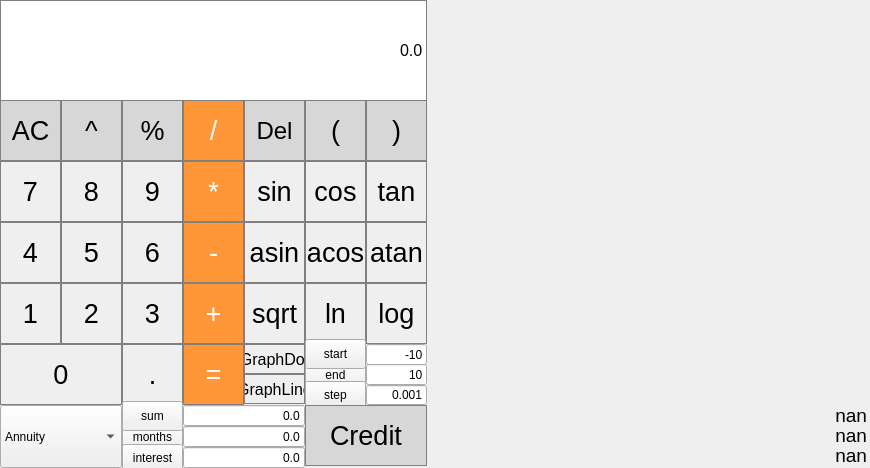
<?xml version="1.0" encoding="UTF-8"?>
<ui version="4.0">
 <class>MainWindow</class>
 <widget class="QMainWindow" name="MainWindow">
  <property name="geometry">
   <rect>
    <x>0</x>
    <y>0</y>
    <width>870</width>
    <height>468</height>
   </rect>
  </property>
  <property name="windowTitle">
   <string>MainWindow</string>
  </property>
  <widget class="QWidget" name="centralwidget">
   <widget class="QPushButton" name="pushButton_clear">
    <property name="geometry">
     <rect>
      <x>0</x>
      <y>100</y>
      <width>61</width>
      <height>61</height>
     </rect>
    </property>
    <property name="font">
     <font>
      <pointsize>20</pointsize>
      <bold>false</bold>
     </font>
    </property>
    <property name="styleSheet">
     <string notr="true">QPushButton {
  background-color: rgb(215, 215, 215);
  border: 1px solid gray;
}
QPushButton:pressed {
    background-color: qlineargradient(x1: 0, y1: 0, x2: 0, y2: 1,
                                      stop: 0 #BEBEBE, stop: 1 #D7D7D7);
}</string>
    </property>
    <property name="text">
     <string>AC</string>
    </property>
   </widget>
   <widget class="QPushButton" name="pushButton_mod">
    <property name="geometry">
     <rect>
      <x>122</x>
      <y>100</y>
      <width>61</width>
      <height>61</height>
     </rect>
    </property>
    <property name="font">
     <font>
      <pointsize>20</pointsize>
      <bold>false</bold>
     </font>
    </property>
    <property name="styleSheet">
     <string notr="true">QPushButton {
  background-color: rgb(215, 215, 215);
  border: 1px solid gray;
}
QPushButton:pressed {
    background-color: qlineargradient(x1: 0, y1: 0, x2: 0, y2: 1,
                                      stop: 0 #BEBEBE, stop: 1 #D7D7D7);
}</string>
    </property>
    <property name="text">
     <string>%</string>
    </property>
   </widget>
   <widget class="QPushButton" name="pushButton_pow">
    <property name="geometry">
     <rect>
      <x>61</x>
      <y>100</y>
      <width>61</width>
      <height>61</height>
     </rect>
    </property>
    <property name="font">
     <font>
      <pointsize>20</pointsize>
      <bold>false</bold>
     </font>
    </property>
    <property name="styleSheet">
     <string notr="true">QPushButton {
  background-color: rgb(215, 215, 215);
  border: 1px solid gray;
}
QPushButton:pressed {
    background-color: qlineargradient(x1: 0, y1: 0, x2: 0, y2: 1,
                                      stop: 0 #BEBEBE, stop: 1 #D7D7D7);
}</string>
    </property>
    <property name="text">
     <string>^</string>
    </property>
   </widget>
   <widget class="QPushButton" name="pushButton_div">
    <property name="geometry">
     <rect>
      <x>183</x>
      <y>100</y>
      <width>61</width>
      <height>61</height>
     </rect>
    </property>
    <property name="font">
     <font>
      <pointsize>20</pointsize>
      <bold>false</bold>
     </font>
    </property>
    <property name="styleSheet">
     <string notr="true">QPushButton {
  background-color: rgb(255, 151, 57);
  color: white; 
  border: 1px solid gray;
}

QPushButton:pressed {
    background-color: qlineargradient(x1: 0, y1: 0, x2: 0, y2: 1,
                                      stop: 0 #FF7832, stop: 1 #FF9739);
}</string>
    </property>
    <property name="text">
     <string>/</string>
    </property>
   </widget>
   <widget class="QPushButton" name="pushButton_7">
    <property name="geometry">
     <rect>
      <x>0</x>
      <y>161</y>
      <width>61</width>
      <height>61</height>
     </rect>
    </property>
    <property name="font">
     <font>
      <pointsize>20</pointsize>
     </font>
    </property>
    <property name="styleSheet">
     <string notr="true">QPushButton {
   border: 1px solid gray;
}
QPushButton:pressed {
    background-color: qlineargradient(x1: 0, y1: 0, x2: 0, y2: 1,
                                      stop: 0 #dadbde, stop: 1 #f6f7fa);
}</string>
    </property>
    <property name="text">
     <string>7</string>
    </property>
   </widget>
   <widget class="QPushButton" name="pushButton_9">
    <property name="geometry">
     <rect>
      <x>122</x>
      <y>161</y>
      <width>61</width>
      <height>61</height>
     </rect>
    </property>
    <property name="font">
     <font>
      <pointsize>20</pointsize>
     </font>
    </property>
    <property name="styleSheet">
     <string notr="true">QPushButton {
   border: 1px solid gray;
}
QPushButton:pressed {
    background-color: qlineargradient(x1: 0, y1: 0, x2: 0, y2: 1,
                                      stop: 0 #dadbde, stop: 1 #f6f7fa);
}</string>
    </property>
    <property name="text">
     <string>9</string>
    </property>
   </widget>
   <widget class="QPushButton" name="pushButton_8">
    <property name="geometry">
     <rect>
      <x>61</x>
      <y>161</y>
      <width>61</width>
      <height>61</height>
     </rect>
    </property>
    <property name="font">
     <font>
      <pointsize>20</pointsize>
     </font>
    </property>
    <property name="styleSheet">
     <string notr="true">QPushButton {
   border: 1px solid gray;
}
QPushButton:pressed {
    background-color: qlineargradient(x1: 0, y1: 0, x2: 0, y2: 1,
                                      stop: 0 #dadbde, stop: 1 #f6f7fa);
}</string>
    </property>
    <property name="text">
     <string>8</string>
    </property>
   </widget>
   <widget class="QPushButton" name="pushButton_mul">
    <property name="geometry">
     <rect>
      <x>183</x>
      <y>161</y>
      <width>61</width>
      <height>61</height>
     </rect>
    </property>
    <property name="font">
     <font>
      <pointsize>20</pointsize>
      <bold>false</bold>
     </font>
    </property>
    <property name="styleSheet">
     <string notr="true">QPushButton {
  background-color: rgb(255, 151, 57);
  color: white; 
  border: 1px solid gray;
}

QPushButton:pressed {
    background-color: qlineargradient(x1: 0, y1: 0, x2: 0, y2: 1,
                                      stop: 0 #FF7832, stop: 1 #FF9739);
}</string>
    </property>
    <property name="text">
     <string>*</string>
    </property>
   </widget>
   <widget class="QPushButton" name="pushButton_4">
    <property name="geometry">
     <rect>
      <x>0</x>
      <y>222</y>
      <width>61</width>
      <height>61</height>
     </rect>
    </property>
    <property name="font">
     <font>
      <pointsize>20</pointsize>
     </font>
    </property>
    <property name="styleSheet">
     <string notr="true">QPushButton {
   border: 1px solid gray;
}
QPushButton:pressed {
    background-color: qlineargradient(x1: 0, y1: 0, x2: 0, y2: 1,
                                      stop: 0 #dadbde, stop: 1 #f6f7fa);
}</string>
    </property>
    <property name="text">
     <string>4</string>
    </property>
   </widget>
   <widget class="QPushButton" name="pushButton_6">
    <property name="geometry">
     <rect>
      <x>122</x>
      <y>222</y>
      <width>61</width>
      <height>61</height>
     </rect>
    </property>
    <property name="font">
     <font>
      <pointsize>20</pointsize>
     </font>
    </property>
    <property name="styleSheet">
     <string notr="true">QPushButton {
   border: 1px solid gray;
}
QPushButton:pressed {
    background-color: qlineargradient(x1: 0, y1: 0, x2: 0, y2: 1,
                                      stop: 0 #dadbde, stop: 1 #f6f7fa);
}</string>
    </property>
    <property name="text">
     <string>6</string>
    </property>
   </widget>
   <widget class="QPushButton" name="pushButton_5">
    <property name="geometry">
     <rect>
      <x>61</x>
      <y>222</y>
      <width>61</width>
      <height>61</height>
     </rect>
    </property>
    <property name="font">
     <font>
      <pointsize>20</pointsize>
     </font>
    </property>
    <property name="styleSheet">
     <string notr="true">QPushButton {
   border: 1px solid gray;
}
QPushButton:pressed {
    background-color: qlineargradient(x1: 0, y1: 0, x2: 0, y2: 1,
                                      stop: 0 #dadbde, stop: 1 #f6f7fa);
}</string>
    </property>
    <property name="text">
     <string>5</string>
    </property>
   </widget>
   <widget class="QPushButton" name="pushButton_minus">
    <property name="geometry">
     <rect>
      <x>183</x>
      <y>222</y>
      <width>61</width>
      <height>61</height>
     </rect>
    </property>
    <property name="font">
     <font>
      <pointsize>20</pointsize>
      <bold>false</bold>
     </font>
    </property>
    <property name="styleSheet">
     <string notr="true">QPushButton {
  background-color: rgb(255, 151, 57);
  color: white; 
  border: 1px solid gray;
}

QPushButton:pressed {
    background-color: qlineargradient(x1: 0, y1: 0, x2: 0, y2: 1,
                                      stop: 0 #FF7832, stop: 1 #FF9739);
}</string>
    </property>
    <property name="text">
     <string>-</string>
    </property>
   </widget>
   <widget class="QPushButton" name="pushButton_1">
    <property name="geometry">
     <rect>
      <x>0</x>
      <y>283</y>
      <width>61</width>
      <height>61</height>
     </rect>
    </property>
    <property name="font">
     <font>
      <pointsize>20</pointsize>
     </font>
    </property>
    <property name="styleSheet">
     <string notr="true">QPushButton {
   border: 1px solid gray;
}
QPushButton:pressed {
    background-color: qlineargradient(x1: 0, y1: 0, x2: 0, y2: 1,
                                      stop: 0 #dadbde, stop: 1 #f6f7fa);
}</string>
    </property>
    <property name="text">
     <string>1</string>
    </property>
   </widget>
   <widget class="QPushButton" name="pushButton_3">
    <property name="geometry">
     <rect>
      <x>122</x>
      <y>283</y>
      <width>61</width>
      <height>61</height>
     </rect>
    </property>
    <property name="font">
     <font>
      <pointsize>20</pointsize>
     </font>
    </property>
    <property name="styleSheet">
     <string notr="true">QPushButton {
   border: 1px solid gray;
}
QPushButton:pressed {
    background-color: qlineargradient(x1: 0, y1: 0, x2: 0, y2: 1,
                                      stop: 0 #dadbde, stop: 1 #f6f7fa);
}</string>
    </property>
    <property name="text">
     <string>3</string>
    </property>
   </widget>
   <widget class="QPushButton" name="pushButton_2">
    <property name="geometry">
     <rect>
      <x>61</x>
      <y>283</y>
      <width>61</width>
      <height>61</height>
     </rect>
    </property>
    <property name="font">
     <font>
      <pointsize>20</pointsize>
     </font>
    </property>
    <property name="styleSheet">
     <string notr="true">QPushButton {
   border: 1px solid gray;
}
QPushButton:pressed {
    background-color: qlineargradient(x1: 0, y1: 0, x2: 0, y2: 1,
                                      stop: 0 #dadbde, stop: 1 #f6f7fa);
}</string>
    </property>
    <property name="text">
     <string>2</string>
    </property>
   </widget>
   <widget class="QPushButton" name="pushButton_plus">
    <property name="geometry">
     <rect>
      <x>183</x>
      <y>283</y>
      <width>61</width>
      <height>61</height>
     </rect>
    </property>
    <property name="font">
     <font>
      <pointsize>20</pointsize>
      <bold>false</bold>
     </font>
    </property>
    <property name="styleSheet">
     <string notr="true">QPushButton {
  background-color: rgb(255, 151, 57);
  color: white; 
  border: 1px solid gray;
}

QPushButton:pressed {
    background-color: qlineargradient(x1: 0, y1: 0, x2: 0, y2: 1,
                                      stop: 0 #FF7832, stop: 1 #FF9739);
}</string>
    </property>
    <property name="text">
     <string>+</string>
    </property>
   </widget>
   <widget class="QPushButton" name="pushButton_0">
    <property name="geometry">
     <rect>
      <x>0</x>
      <y>344</y>
      <width>122</width>
      <height>61</height>
     </rect>
    </property>
    <property name="font">
     <font>
      <pointsize>20</pointsize>
     </font>
    </property>
    <property name="styleSheet">
     <string notr="true">QPushButton {
   border: 1px solid gray;
}
QPushButton:pressed {
    background-color: qlineargradient(x1: 0, y1: 0, x2: 0, y2: 1,
                                      stop: 0 #dadbde, stop: 1 #f6f7fa);
}</string>
    </property>
    <property name="text">
     <string>0</string>
    </property>
   </widget>
   <widget class="QPushButton" name="pushButton_dot">
    <property name="geometry">
     <rect>
      <x>122</x>
      <y>344</y>
      <width>61</width>
      <height>61</height>
     </rect>
    </property>
    <property name="font">
     <font>
      <pointsize>20</pointsize>
     </font>
    </property>
    <property name="styleSheet">
     <string notr="true">QPushButton {
   border: 1px solid gray;
}
QPushButton:pressed {
    background-color: qlineargradient(x1: 0, y1: 0, x2: 0, y2: 1,
                                      stop: 0 #dadbde, stop: 1 #f6f7fa);
}</string>
    </property>
    <property name="text">
     <string>.</string>
    </property>
   </widget>
   <widget class="QPushButton" name="pushButton_enter">
    <property name="geometry">
     <rect>
      <x>183</x>
      <y>344</y>
      <width>61</width>
      <height>61</height>
     </rect>
    </property>
    <property name="font">
     <font>
      <pointsize>20</pointsize>
      <bold>false</bold>
     </font>
    </property>
    <property name="styleSheet">
     <string notr="true">QPushButton {
  background-color: rgb(255, 151, 57);
  color: white; 
  border: 1px solid gray;
}

QPushButton:pressed {
    background-color: qlineargradient(x1: 0, y1: 0, x2: 0, y2: 1,
                                      stop: 0 #FF7832, stop: 1 #FF9739);
}</string>
    </property>
    <property name="text">
     <string>=</string>
    </property>
   </widget>
   <widget class="QPushButton" name="pushButton_cos">
    <property name="geometry">
     <rect>
      <x>305</x>
      <y>161</y>
      <width>61</width>
      <height>61</height>
     </rect>
    </property>
    <property name="font">
     <font>
      <pointsize>20</pointsize>
     </font>
    </property>
    <property name="styleSheet">
     <string notr="true">QPushButton {
   border: 1px solid gray;
}
QPushButton:pressed {
    background-color: qlineargradient(x1: 0, y1: 0, x2: 0, y2: 1,
                                      stop: 0 #dadbde, stop: 1 #f6f7fa);
}</string>
    </property>
    <property name="text">
     <string>cos</string>
    </property>
   </widget>
   <widget class="QPushButton" name="pushButton_tan">
    <property name="geometry">
     <rect>
      <x>366</x>
      <y>161</y>
      <width>61</width>
      <height>61</height>
     </rect>
    </property>
    <property name="font">
     <font>
      <pointsize>20</pointsize>
     </font>
    </property>
    <property name="styleSheet">
     <string notr="true">QPushButton {
   border: 1px solid gray;
}
QPushButton:pressed {
    background-color: qlineargradient(x1: 0, y1: 0, x2: 0, y2: 1,
                                      stop: 0 #dadbde, stop: 1 #f6f7fa);
}</string>
    </property>
    <property name="text">
     <string>tan</string>
    </property>
   </widget>
   <widget class="QPushButton" name="pushButton_sin">
    <property name="geometry">
     <rect>
      <x>244</x>
      <y>161</y>
      <width>61</width>
      <height>61</height>
     </rect>
    </property>
    <property name="font">
     <font>
      <pointsize>20</pointsize>
     </font>
    </property>
    <property name="styleSheet">
     <string notr="true">QPushButton {
   border: 1px solid gray;
}
QPushButton:pressed {
    background-color: qlineargradient(x1: 0, y1: 0, x2: 0, y2: 1,
                                      stop: 0 #dadbde, stop: 1 #f6f7fa);
}</string>
    </property>
    <property name="text">
     <string>sin</string>
    </property>
   </widget>
   <widget class="QPushButton" name="pushButton_acos">
    <property name="geometry">
     <rect>
      <x>305</x>
      <y>222</y>
      <width>61</width>
      <height>61</height>
     </rect>
    </property>
    <property name="font">
     <font>
      <pointsize>20</pointsize>
     </font>
    </property>
    <property name="styleSheet">
     <string notr="true">QPushButton {
   border: 1px solid gray;
}
QPushButton:pressed {
    background-color: qlineargradient(x1: 0, y1: 0, x2: 0, y2: 1,
                                      stop: 0 #dadbde, stop: 1 #f6f7fa);
}</string>
    </property>
    <property name="text">
     <string>acos</string>
    </property>
   </widget>
   <widget class="QPushButton" name="pushButton_asin">
    <property name="geometry">
     <rect>
      <x>244</x>
      <y>222</y>
      <width>61</width>
      <height>61</height>
     </rect>
    </property>
    <property name="font">
     <font>
      <pointsize>20</pointsize>
     </font>
    </property>
    <property name="styleSheet">
     <string notr="true">QPushButton {
   border: 1px solid gray;
}
QPushButton:pressed {
    background-color: qlineargradient(x1: 0, y1: 0, x2: 0, y2: 1,
                                      stop: 0 #dadbde, stop: 1 #f6f7fa);
}</string>
    </property>
    <property name="text">
     <string>asin</string>
    </property>
   </widget>
   <widget class="QPushButton" name="pushButton_atan">
    <property name="geometry">
     <rect>
      <x>366</x>
      <y>222</y>
      <width>61</width>
      <height>61</height>
     </rect>
    </property>
    <property name="font">
     <font>
      <pointsize>20</pointsize>
     </font>
    </property>
    <property name="styleSheet">
     <string notr="true">QPushButton {
   border: 1px solid gray;
}
QPushButton:pressed {
    background-color: qlineargradient(x1: 0, y1: 0, x2: 0, y2: 1,
                                      stop: 0 #dadbde, stop: 1 #f6f7fa);
}</string>
    </property>
    <property name="text">
     <string>atan</string>
    </property>
   </widget>
   <widget class="QPushButton" name="pushButton_ln">
    <property name="geometry">
     <rect>
      <x>305</x>
      <y>283</y>
      <width>61</width>
      <height>61</height>
     </rect>
    </property>
    <property name="font">
     <font>
      <pointsize>20</pointsize>
     </font>
    </property>
    <property name="styleSheet">
     <string notr="true">QPushButton {
   border: 1px solid gray;
}
QPushButton:pressed {
    background-color: qlineargradient(x1: 0, y1: 0, x2: 0, y2: 1,
                                      stop: 0 #dadbde, stop: 1 #f6f7fa);
}</string>
    </property>
    <property name="text">
     <string>ln</string>
    </property>
   </widget>
   <widget class="QPushButton" name="pushButton_sqrt">
    <property name="geometry">
     <rect>
      <x>244</x>
      <y>283</y>
      <width>61</width>
      <height>61</height>
     </rect>
    </property>
    <property name="font">
     <font>
      <pointsize>20</pointsize>
     </font>
    </property>
    <property name="styleSheet">
     <string notr="true">QPushButton {
   border: 1px solid gray;
}
QPushButton:pressed {
    background-color: qlineargradient(x1: 0, y1: 0, x2: 0, y2: 1,
                                      stop: 0 #dadbde, stop: 1 #f6f7fa);
}</string>
    </property>
    <property name="text">
     <string>sqrt</string>
    </property>
   </widget>
   <widget class="QPushButton" name="pushButton_log">
    <property name="geometry">
     <rect>
      <x>366</x>
      <y>283</y>
      <width>61</width>
      <height>61</height>
     </rect>
    </property>
    <property name="font">
     <font>
      <pointsize>20</pointsize>
     </font>
    </property>
    <property name="styleSheet">
     <string notr="true">QPushButton {
   border: 1px solid gray;
}
QPushButton:pressed {
    background-color: qlineargradient(x1: 0, y1: 0, x2: 0, y2: 1,
                                      stop: 0 #dadbde, stop: 1 #f6f7fa);
}</string>
    </property>
    <property name="text">
     <string>log</string>
    </property>
   </widget>
   <widget class="QPushButton" name="pushButton_graph_dot">
    <property name="geometry">
     <rect>
      <x>244</x>
      <y>344</y>
      <width>61</width>
      <height>30</height>
     </rect>
    </property>
    <property name="font">
     <font>
      <pointsize>12</pointsize>
     </font>
    </property>
    <property name="styleSheet">
     <string notr="true">QPushButton {
   border: 1px solid gray;
}
QPushButton:pressed {
    background-color: qlineargradient(x1: 0, y1: 0, x2: 0, y2: 1,
                                      stop: 0 #dadbde, stop: 1 #f6f7fa);
}</string>
    </property>
    <property name="text">
     <string>GraphDot</string>
    </property>
   </widget>
   <widget class="QPushButton" name="pushButton_del">
    <property name="geometry">
     <rect>
      <x>244</x>
      <y>100</y>
      <width>61</width>
      <height>61</height>
     </rect>
    </property>
    <property name="font">
     <font>
      <pointsize>18</pointsize>
     </font>
    </property>
    <property name="styleSheet">
     <string>QPushButton {
  background-color: rgb(215, 215, 215);
  border: 1px solid gray;
}
QPushButton:pressed {
    background-color: qlineargradient(x1: 0, y1: 0, x2: 0, y2: 1,
                                      stop: 0 #BEBEBE, stop: 1 #D7D7D7);
}</string>
    </property>
    <property name="text">
     <string>Del</string>
    </property>
   </widget>
   <widget class="QCustomPlot" name="graph" native="true">
    <property name="geometry">
     <rect>
      <x>430</x>
      <y>0</y>
      <width>441</width>
      <height>406</height>
     </rect>
    </property>
    <property name="sizePolicy">
     <sizepolicy hsizetype="Preferred" vsizetype="Preferred">
      <horstretch>0</horstretch>
      <verstretch>0</verstretch>
     </sizepolicy>
    </property>
   </widget>
   <widget class="QPushButton" name="pushButton_end">
    <property name="geometry">
     <rect>
      <x>305</x>
      <y>360</y>
      <width>61</width>
      <height>30</height>
     </rect>
    </property>
    <property name="text">
     <string>end</string>
    </property>
   </widget>
   <widget class="QPushButton" name="pushButton_step">
    <property name="geometry">
     <rect>
      <x>305</x>
      <y>381</y>
      <width>61</width>
      <height>28</height>
     </rect>
    </property>
    <property name="text">
     <string>step</string>
    </property>
   </widget>
   <widget class="QPushButton" name="pushButton_start">
    <property name="geometry">
     <rect>
      <x>305</x>
      <y>339</y>
      <width>61</width>
      <height>30</height>
     </rect>
    </property>
    <property name="text">
     <string>start</string>
    </property>
    <property name="iconSize">
     <size>
      <width>16</width>
      <height>16</height>
     </size>
    </property>
   </widget>
   <widget class="QLineEdit" name="lineEdit_start">
    <property name="geometry">
     <rect>
      <x>366</x>
      <y>344</y>
      <width>61</width>
      <height>21</height>
     </rect>
    </property>
    <property name="text">
     <string>-10</string>
    </property>
    <property name="alignment">
     <set>Qt::AlignRight|Qt::AlignTrailing|Qt::AlignVCenter</set>
    </property>
   </widget>
   <widget class="QLineEdit" name="lineEdit_end">
    <property name="geometry">
     <rect>
      <x>366</x>
      <y>364</y>
      <width>61</width>
      <height>21</height>
     </rect>
    </property>
    <property name="text">
     <string>10</string>
    </property>
    <property name="alignment">
     <set>Qt::AlignRight|Qt::AlignTrailing|Qt::AlignVCenter</set>
    </property>
   </widget>
   <widget class="QLineEdit" name="lineEdit_step">
    <property name="geometry">
     <rect>
      <x>366</x>
      <y>385</y>
      <width>61</width>
      <height>20</height>
     </rect>
    </property>
    <property name="text">
     <string>0.001</string>
    </property>
    <property name="alignment">
     <set>Qt::AlignRight|Qt::AlignTrailing|Qt::AlignVCenter</set>
    </property>
   </widget>
   <widget class="QComboBox" name="comboBox_type">
    <property name="geometry">
     <rect>
      <x>0</x>
      <y>405</y>
      <width>122</width>
      <height>63</height>
     </rect>
    </property>
    <item>
     <property name="text">
      <string>Annuity</string>
     </property>
    </item>
    <item>
     <property name="text">
      <string>Differentiated</string>
     </property>
    </item>
   </widget>
   <widget class="QLineEdit" name="lineEdit_sum">
    <property name="geometry">
     <rect>
      <x>183</x>
      <y>405</y>
      <width>122</width>
      <height>21</height>
     </rect>
    </property>
    <property name="text">
     <string>0.0</string>
    </property>
    <property name="alignment">
     <set>Qt::AlignRight|Qt::AlignTrailing|Qt::AlignVCenter</set>
    </property>
   </widget>
   <widget class="QLineEdit" name="lineEdit_months">
    <property name="geometry">
     <rect>
      <x>183</x>
      <y>426</y>
      <width>122</width>
      <height>21</height>
     </rect>
    </property>
    <property name="text">
     <string>0.0</string>
    </property>
    <property name="alignment">
     <set>Qt::AlignRight|Qt::AlignTrailing|Qt::AlignVCenter</set>
    </property>
   </widget>
   <widget class="QLineEdit" name="lineEdit_interest">
    <property name="geometry">
     <rect>
      <x>183</x>
      <y>447</y>
      <width>122</width>
      <height>21</height>
     </rect>
    </property>
    <property name="text">
     <string>0.0</string>
    </property>
    <property name="alignment">
     <set>Qt::AlignRight|Qt::AlignTrailing|Qt::AlignVCenter</set>
    </property>
   </widget>
   <widget class="QPushButton" name="pushButton_void1">
    <property name="geometry">
     <rect>
      <x>122</x>
      <y>422</y>
      <width>61</width>
      <height>30</height>
     </rect>
    </property>
    <property name="text">
     <string>months</string>
    </property>
   </widget>
   <widget class="QPushButton" name="pushButton_void2">
    <property name="geometry">
     <rect>
      <x>122</x>
      <y>444</y>
      <width>61</width>
      <height>28</height>
     </rect>
    </property>
    <property name="text">
     <string>interest</string>
    </property>
   </widget>
   <widget class="QPushButton" name="pushButton_void">
    <property name="geometry">
     <rect>
      <x>122</x>
      <y>401</y>
      <width>61</width>
      <height>30</height>
     </rect>
    </property>
    <property name="text">
     <string>sum</string>
    </property>
    <property name="iconSize">
     <size>
      <width>16</width>
      <height>16</height>
     </size>
    </property>
   </widget>
   <widget class="QPushButton" name="pushButton_close_bracket">
    <property name="geometry">
     <rect>
      <x>366</x>
      <y>100</y>
      <width>61</width>
      <height>61</height>
     </rect>
    </property>
    <property name="font">
     <font>
      <pointsize>20</pointsize>
     </font>
    </property>
    <property name="styleSheet">
     <string notr="true">QPushButton {
  background-color: rgb(215, 215, 215);
  border: 1px solid gray;
}
QPushButton:pressed {
    background-color: qlineargradient(x1: 0, y1: 0, x2: 0, y2: 1,
                                      stop: 0 #BEBEBE, stop: 1 #D7D7D7);
}</string>
    </property>
    <property name="text">
     <string>)</string>
    </property>
   </widget>
   <widget class="QPushButton" name="pushButton_open_bracket">
    <property name="geometry">
     <rect>
      <x>305</x>
      <y>100</y>
      <width>61</width>
      <height>61</height>
     </rect>
    </property>
    <property name="font">
     <font>
      <pointsize>20</pointsize>
     </font>
    </property>
    <property name="styleSheet">
     <string notr="true">QPushButton {
  background-color: rgb(215, 215, 215);
  border: 1px solid gray;
}
QPushButton:pressed {
    background-color: qlineargradient(x1: 0, y1: 0, x2: 0, y2: 1,
                                      stop: 0 #BEBEBE, stop: 1 #D7D7D7);
}</string>
    </property>
    <property name="text">
     <string>(</string>
    </property>
   </widget>
   <widget class="QPushButton" name="pushButton_credit">
    <property name="geometry">
     <rect>
      <x>305</x>
      <y>405</y>
      <width>122</width>
      <height>61</height>
     </rect>
    </property>
    <property name="font">
     <font>
      <pointsize>20</pointsize>
     </font>
    </property>
    <property name="styleSheet">
     <string notr="true">QPushButton {
  background-color: rgb(215, 215, 215);
  border: 1px solid gray;
}
QPushButton:pressed {
    background-color: qlineargradient(x1: 0, y1: 0, x2: 0, y2: 1,
                                      stop: 0 #BEBEBE, stop: 1 #D7D7D7);
}</string>
    </property>
    <property name="text">
     <string>Credit</string>
    </property>
   </widget>
   <widget class="QLabel" name="label_month">
    <property name="geometry">
     <rect>
      <x>430</x>
      <y>405</y>
      <width>437</width>
      <height>20</height>
     </rect>
    </property>
    <property name="font">
     <font>
      <pointsize>14</pointsize>
     </font>
    </property>
    <property name="styleSheet">
     <string notr="true">QLineEdit {
	background-color:  rgb(255, 255, 255);
	border: 1px solid gray;
	color: black
}</string>
    </property>
    <property name="text">
     <string>nan</string>
    </property>
    <property name="alignment">
     <set>Qt::AlignRight|Qt::AlignTrailing|Qt::AlignVCenter</set>
    </property>
   </widget>
   <widget class="QLabel" name="label_over">
    <property name="geometry">
     <rect>
      <x>430</x>
      <y>425</y>
      <width>437</width>
      <height>20</height>
     </rect>
    </property>
    <property name="font">
     <font>
      <pointsize>14</pointsize>
     </font>
    </property>
    <property name="styleSheet">
     <string notr="true">QLineEdit {
	background-color:  rgb(255, 255, 255);
	border: 1px solid gray;
	color: black
}</string>
    </property>
    <property name="text">
     <string>nan</string>
    </property>
    <property name="alignment">
     <set>Qt::AlignRight|Qt::AlignTrailing|Qt::AlignVCenter</set>
    </property>
   </widget>
   <widget class="QLabel" name="label_total">
    <property name="geometry">
     <rect>
      <x>430</x>
      <y>445</y>
      <width>437</width>
      <height>20</height>
     </rect>
    </property>
    <property name="font">
     <font>
      <pointsize>14</pointsize>
     </font>
    </property>
    <property name="styleSheet">
     <string notr="true">QLineEdit {
	background-color:  rgb(255, 255, 255);
	border: 1px solid gray;
	color: black
}</string>
    </property>
    <property name="text">
     <string>nan</string>
    </property>
    <property name="alignment">
     <set>Qt::AlignRight|Qt::AlignTrailing|Qt::AlignVCenter</set>
    </property>
   </widget>
   <widget class="QPushButton" name="pushButton_graph_line">
    <property name="geometry">
     <rect>
      <x>244</x>
      <y>374</y>
      <width>61</width>
      <height>30</height>
     </rect>
    </property>
    <property name="font">
     <font>
      <pointsize>12</pointsize>
     </font>
    </property>
    <property name="styleSheet">
     <string notr="true">QPushButton {
   border: 1px solid gray;
}
QPushButton:pressed {
    background-color: qlineargradient(x1: 0, y1: 0, x2: 0, y2: 1,
                                      stop: 0 #dadbde, stop: 1 #f6f7fa);
}</string>
    </property>
    <property name="text">
     <string>GraphLine</string>
    </property>
   </widget>
   <widget class="QLineEdit" name="label">
    <property name="geometry">
     <rect>
      <x>0</x>
      <y>0</y>
      <width>427</width>
      <height>101</height>
     </rect>
    </property>
    <property name="sizePolicy">
     <sizepolicy hsizetype="Fixed" vsizetype="Expanding">
      <horstretch>0</horstretch>
      <verstretch>1</verstretch>
     </sizepolicy>
    </property>
    <property name="maximumSize">
     <size>
      <width>427</width>
      <height>101</height>
     </size>
    </property>
    <property name="font">
     <font>
      <pointsize>12</pointsize>
     </font>
    </property>
    <property name="toolTipDuration">
     <number>-5</number>
    </property>
    <property name="styleSheet">
     <string notr="true">QLineEdit {
	background-color:  rgb(255, 255, 255);
	border: 1px solid gray;
	color: black
}</string>
    </property>
    <property name="text">
     <string>0.0</string>
    </property>
    <property name="maxLength">
     <number>255</number>
    </property>
    <property name="alignment">
     <set>Qt::AlignRight|Qt::AlignTrailing|Qt::AlignVCenter</set>
    </property>
   </widget>
  </widget>
 </widget>
 <customwidgets>
  <customwidget>
   <class>QCustomPlot</class>
   <extends>QWidget</extends>
   <header>qcustomplot.h</header>
   <container>1</container>
  </customwidget>
 </customwidgets>
 <resources/>
 <connections/>
</ui>
